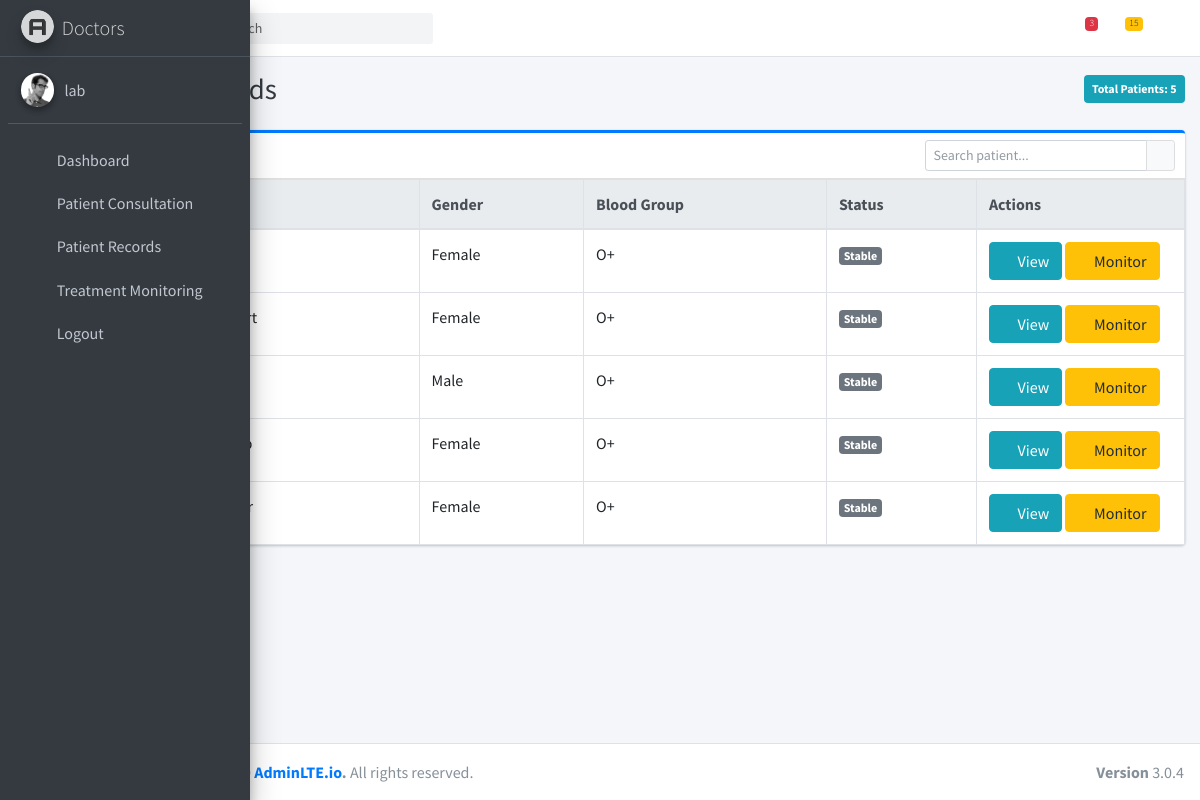
Screenshot of /d/medical-records/ (signed in) with the database file from the repository.
### hospapp/models.py (models this page shows, shortened)
class Patient(models.Model):
    BLOOD_GROUP_CHOICES = [
        ('A+', 'A+'), ('A-', 'A-'),
        ('B+', 'B+'), ('B-', 'B-'),
        ('AB+', 'AB+'), ('AB-', 'AB-'),
        ('O+', 'O+'), ('O-', 'O-'),
    ]
    STATUS_CHOICES = [
        ('stable', 'Stable'),
        ('critical', 'Critical'),
        ('recovered', 'Recovered'),
    ]
    full_name = models.CharField(max_length=200)
    gender = models.CharField()
    date_of_birth = models.DateField()
    phone = models.CharField(max_length=15)
    email = models.EmailField(blank=True, null=True)
    address = models.TextField()
    marital_status = models.CharField(max_length=20)
    nationality = models.CharField(max_length=50)
    state_of_origin = models.CharField(max_length=50, blank=True)
    id_type = models.CharField(max_length=20, blank=True)
    id_number = models.CharField(max_length=100, blank=True)
    next_of_kin_name = models.CharField(max_length=100)
    next_of_kin_phone = models.CharField(max_length=15)
    blood_group = models.CharField(max_length=3, choices=BLOOD_GROUP_CHOICES, default='O+')
    is_inpatient = models.BooleanField(default=False)
    ward = models.ForeignKey(Ward, null=True, blank=True, on_delete=models.SET_NULL)
    bed = models.ForeignKey(Bed, null=True, blank=True, on_delete=models.SET_NULL)
    status = models.CharField(max_length=20, choices=STATUS_CHOICES, default='stable')
    diagnosis = models.TextField(blank=True, null=True)
    medication = models.TextField(blank=True, null=True)
    notes = models.TextField(blank=True, null=True)
    referred_by = models.CharField(max_length=100, blank=True, null=True)
    first_time = models.CharField(max_length=20, blank=True)
    photo = models.ImageField(upload_to='patient_photos/', blank=True, null=True)
    date_registered = models.DateTimeField(auto_now_add=True)

### hospapp/views.py (the view)
# urls.py: path('d/medical-records/', views.access_medical_records, name='access_medical_records'),
@login_required(login_url='home')
def access_medical_records(request):
    patients = Patient.objects.all()
    return render(request, 'doctors/access_medical_records.html', {
        'patients': patients
    })

### hospapp/templates/doctors/access_medical_records.html (shortened to what this page needs)
{% extends "doctors/base.html" %}
{% load static %}
{% block content %}
<div class="content-header">
  <div class="container-fluid">
    <div class="d-flex justify-content-between align-items-center mb-2">
      <h1 class="m-0 text-dark">Patient Records</h1>
      <span class="badge badge-info p-2">Total Patients: {{ patients|length }}</span>
    </div>
  </div>
</div>
<section class="content">
  <div class="container-fluid">
    <div class="card card-outline card-primary">
      <div class="card-header">
        <h3 class="card-title">Browse All Patients</h3>
        <div class="card-tools">
          <form method="get">
            <div class="input-group input-group-sm" style="width: 250px;">
              <input type="text" name="q" class="form-control float-right" placeholder="Search patient...">
              <div class="input-group-append">
                <button type="submit" class="btn btn-default"><i class="fas fa-search"></i></button>
              </div>
            </div>
          </form>
        </div>
      </div>
      <div class="card-body p-0">
        <div class="table-responsive">
          <table class="table table-bordered table-hover text-nowrap mb-0">
            <thead class="thead-light">
              <tr>
                <th style="width: 50px;">#</th>
                <th>Patient Name</th>
                <th>Gender</th>
                <th>Blood Group</th>
                <th>Status</th>
                <th style="width: 160px;">Actions</th>
              </tr>
            </thead>
            <tbody>
              {% for patient in patients %}
              <tr>
                <td>{{ forloop.counter }}</td>
                <td>{{ patient.full_name }}</td>
                <td>{{ patient.gender }}</td>
                <td>{{ patient.blood_group }}</td>
                <td>
                  <span
                    class="badge badge-{% if patient.status == 'active' %}success{% elif patient.status == 'critical' %}danger{% else %}secondary{% endif %}">
                    {{ patient.get_status_display }}
                  </span>
                </td>
                <td>
                  <button class="btn btn-info" data-bs-toggle="modal" data-bs-target="#overviewModal" onclick="loadOverview({{ patient.id }})"><i class="fas fa-folder-open"></i> View</button>
                  <button class="btn btn-warning" data-bs-toggle="modal" data-bs-target="#monitorModal" onclick="loadMonitor({{ patient.id }})"><i class="fas fa-chart-line"></i> Monitor</button>
                </td>
              </tr>
              {% empty %}
              <tr>
                <td colspan="6" class="text-center text-muted">No patients found.</td>
              </tr>
              {% endfor %}
            </tbody>
          </table>
        </div>
      </div>
    </div>
  </div>
</section>
{% endblock %}

### rows the page displays
Patient: full_name "Nella Stokes", gender "Female", blood_group "O+", status "Stable"
Patient: full_name "Ellis Vandervort", gender "Female", blood_group "O+", status "Stable"
Patient: gender "Male", blood_group "O+", status "Stable"
Patient: full_name "Graham Tromp", gender "Female", blood_group "O+", status "Stable"
Patient: full_name "Carolyne Bayer", gender "Female", blood_group "O+", status "Stable"

### other values shown
{{ patients|length }} "5"
